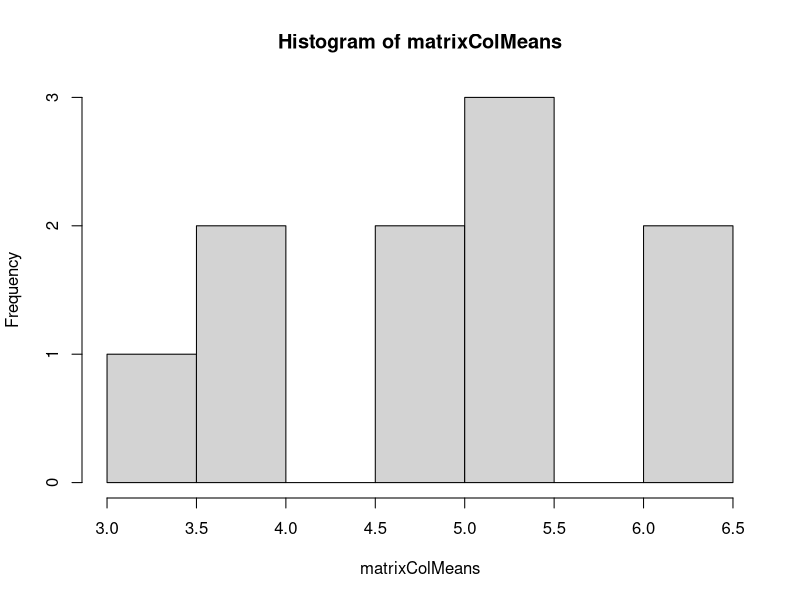

Write R code to recreate this figure.
# Task 6
# Construct a matrix with 8 rows and 10 columns. The first row should contain the numbers 0, 2, 4, ..., 18 and the other rows should random integer numbers between 0 and 10. Use runif() to create the random numbers and as.integer() to transform to integers.
myMatrix <- matrix(data = NA, nrow = 8, ncol = 10)
myMatrix[1, ] <- seq(0, 18, by = 2)
myMatrix[2:8,] <- as.integer(runif(70, min = 0, max = 11))

# Calculate the row means of this matrix (use rowMeans()) and the standard deviation across the row means.
matrixRowMeans <- rowMeans(myMatrix)
matrixRowMeans_sd <- sd(matrixRowMeans)

# Store the rows 2,3,..,8 in a other matrix and calculate the column means (use colMeans()). Use the command hist() to create a histogram of the column means.
myMatrix2 <- myMatrix[2:8, ]
matrixColMeans <- colMeans(myMatrix2)
hist(matrixColMeans)

